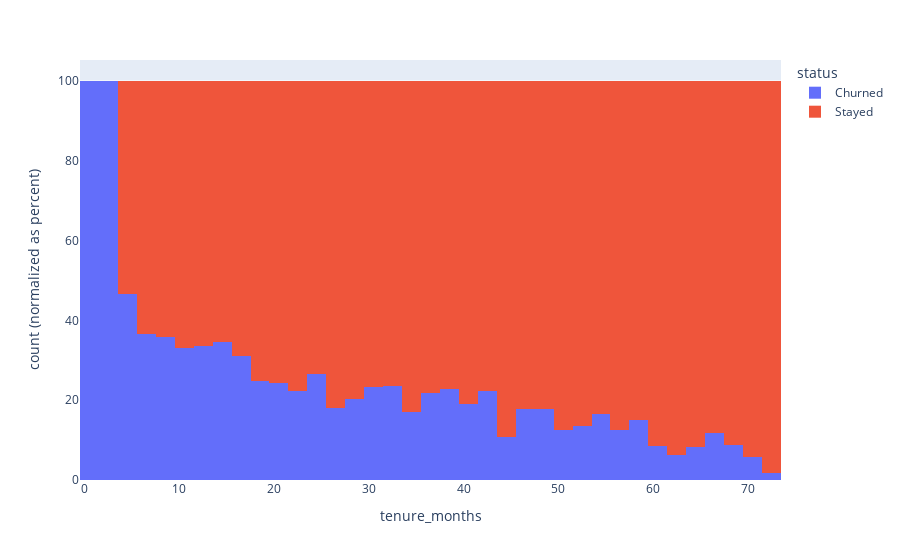
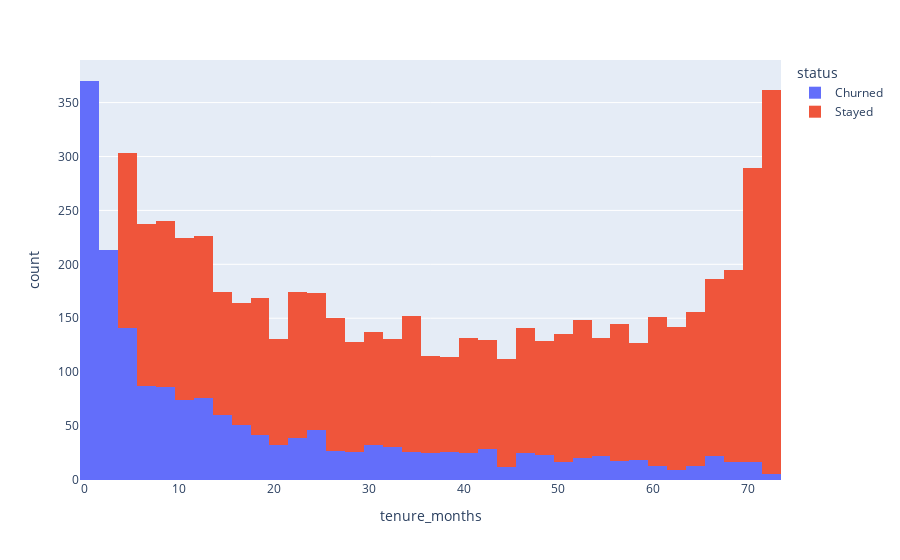

Write notebook code for charts like these, in order.
### Code cell
viz_df = train_df

fig = px.histogram(viz_df,
                   x='tenure_months',
                   color='status',
                   barnorm='percent',
#                    marginal = 'histogram'
                  )
fig.show()

fig = px.histogram(viz_df,
                   x='tenure_months',
                   color='status',
#                    barnorm='percent',
#                    marginal = 'histogram'
                  )
fig.show()

### Figure 1 — Plotly figure (JSON) as saved in the notebook; plotly's stock layout.template omitted (floating-point values rounded to 4 significant figures; data arrays with more than 128 entries replaced by an {"elided": "..."} marker saying what was removed)
{"data": [{"alignmentgroup": "True", "bingroup": "x", "hovertemplate": "status=Churned<br>tenure_months=%{x}<br>count (normalized as percent)=%{y}<extra></extra>", "legendgroup": "Churned", "marker": {"color": "#636efa", "pattern": {"shape": ""}}, "name": "Churned", "offsetgroup": "Churned", "orientation": "v", "showlegend": true, "type": "histogram", "x": {"elided": "1817 int values"}, "xaxis": "x", "yaxis": "y"}, {"alignmentgroup": "True", "bingroup": "x", "hovertemplate": "status=Stayed<br>tenure_months=%{x}<br>count (normalized as percent)=%{y}<extra></extra>", "legendgroup": "Stayed", "marker": {"color": "#EF553B", "pattern": {"shape": ""}}, "name": "Stayed", "offsetgroup": "Stayed", "orientation": "v", "showlegend": true, "type": "histogram", "x": {"elided": "4720 int values"}, "xaxis": "x", "yaxis": "y"}], "layout": {"barmode": "relative", "barnorm": "percent", "legend": {"title": {"text": "status"}, "tracegroupgap": 0}, "margin": {"t": 60}, "xaxis": {"anchor": "y", "domain": [0, 1], "title": {"text": "tenure_months"}}, "yaxis": {"anchor": "x", "domain": [0, 1], "title": {"text": "count (normalized as percent)"}}}}

### Figure 2 — Plotly figure (JSON) as saved in the notebook; plotly's stock layout.template omitted (floating-point values rounded to 4 significant figures; data arrays with more than 128 entries replaced by an {"elided": "..."} marker saying what was removed)
{"data": [{"alignmentgroup": "True", "bingroup": "x", "hovertemplate": "status=Churned<br>tenure_months=%{x}<br>count=%{y}<extra></extra>", "legendgroup": "Churned", "marker": {"color": "#636efa", "pattern": {"shape": ""}}, "name": "Churned", "offsetgroup": "Churned", "orientation": "v", "showlegend": true, "type": "histogram", "x": {"elided": "1817 int values"}, "xaxis": "x", "yaxis": "y"}, {"alignmentgroup": "True", "bingroup": "x", "hovertemplate": "status=Stayed<br>tenure_months=%{x}<br>count=%{y}<extra></extra>", "legendgroup": "Stayed", "marker": {"color": "#EF553B", "pattern": {"shape": ""}}, "name": "Stayed", "offsetgroup": "Stayed", "orientation": "v", "showlegend": true, "type": "histogram", "x": {"elided": "4720 int values"}, "xaxis": "x", "yaxis": "y"}], "layout": {"barmode": "relative", "legend": {"title": {"text": "status"}, "tracegroupgap": 0}, "margin": {"t": 60}, "xaxis": {"anchor": "y", "domain": [0, 1], "title": {"text": "tenure_months"}}, "yaxis": {"anchor": "x", "domain": [0, 1], "title": {"text": "count"}}}}
